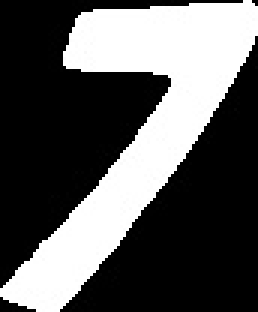
#> input picture attack_utils/character_2.jpg, 86 x 104 px (shown 3 times larger); its folder holds only this picture in this run
$ python -i feature_extractor.py   (imports and definitions only)
#> lines starting #> are read from the running program, lines starting #| are printed output that depends on the picture; after the words box and inside, x2 and y2 are one past the last pixel; in counts of white or black regions, pixels touching at a corner belong together
#> further down, picture is the input picture: shape (104, 86, 3); min 0, max 255, mean 89.5
import cv2
import numpy as np
import os

def feature_extraction(I, num_chars=4):
#> called with num_chars = 4
    I1 = cv2.cvtColor(I, cv2.COLOR_BGR2GRAY)
    I2 = cv2.GaussianBlur(I1, (0, 0), 2)
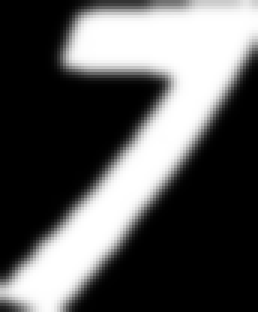
#> I2: shape (104, 86) (shown 3 times larger); min 0, max 255, mean 90.1
    _, I3 = cv2.threshold(I2, 0, 255, cv2.THRESH_BINARY_INV + cv2.THRESH_OTSU)
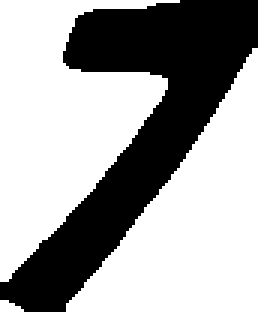
#> I3: shape (104, 86) (shown 3 times larger); 64% white; 1 black region, box (x1, y1, x2, y2) and area: (0, 0, 86, 104) 3221
    # [16 lines of commented-out code are left out]
    I3 = cv2.transpose(I3)
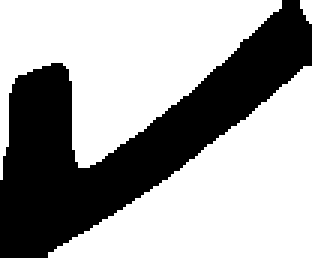
#> I3: shape (86, 104) (shown 3 times larger); 64% white; 1 black region, box (x1, y1, x2, y2) and area: (0, 0, 104, 86) 3221
    # cv2.imshow('Transposed Image', I3)
    # cv2.waitKey(0)
    # cv2.destroyAllWindows()
    characters_raw = []
    indexes_raw = []
    characters_processed = []
    num_labels, labels, stats, centroids = cv2.connectedComponentsWithStats(I3)
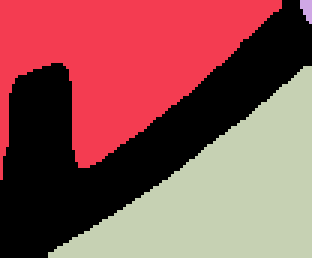
#> labels: shape (86, 104) int32 (shown 3 times larger); 4 distinct labels, from 0 to 3; one colour per label, 0 black
#> num_labels = 4; stats = [[0, 0, 104, 86, 3221], [0, 0, 94, 60, 2953], [100, 0, 4, 8, 23], [16, 22, 88, 64, 2747]]; centroids = [[42.17, 45.77], [39.78, 18.93], [101.9, 2.7], [74.62, 64.34]]
    for label in range(1, np.max(labels) + 1):
        mask = np.uint8(labels == label) * 255
        contours, _ = cv2.findContours(mask, cv2.RETR_EXTERNAL, cv2.CHAIN_APPROX_SIMPLE)
        min_area = 1000
        if cv2.contourArea(contours[0]) < min_area :
            continue
        x, y, w, h = cv2.boundingRect(contours[0])
        character = mask[y:y+h, x:x+w]
        #cv2.imwrite(f'character_{label}.jpg', character)
        indexes_raw.append(label)
        characters_raw.append(character)
#> this loop made 3 passes
#> (x, y, w, h) on passes 1, 3: (0, 0, 94, 60), (16, 22, 88, 64)
#> pass 1, in feature_extraction, `mask = np.uint8(labels == label) * 255`:
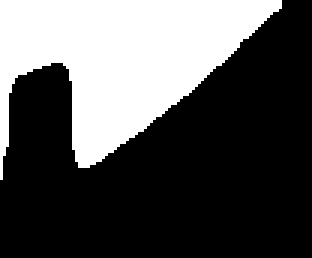
#> mask: shape (86, 104) (shown 3 times larger); 33% white; 1 white region, box (x1, y1, x2, y2) and area: (0, 0, 94, 60) 2953
#> pass 2, in feature_extraction, `mask = np.uint8(labels == label) * 255`:
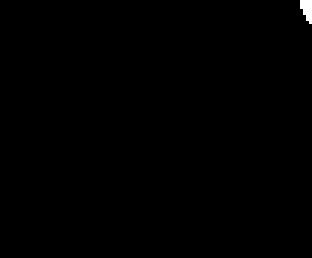
#> mask: shape (86, 104) (shown 3 times larger); 0.26% white; 1 white region, box (x1, y1, x2, y2) and area: (100, 0, 104, 8) 23
#> pass 3, in feature_extraction, `mask = np.uint8(labels == label) * 255`:
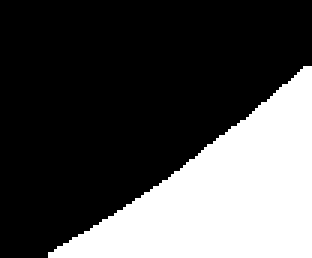
#> mask: shape (86, 104) (shown 3 times larger); 30.7% white; 1 white region, box (x1, y1, x2, y2) and area: (16, 22, 104, 86) 2747
#> after the loop, characters_raw = 2 items; indexes_raw = [1, 3]
    if len(characters_raw) == 1:
        h, w = stats[1][cv2.CC_STAT_HEIGHT], stats[1][cv2.CC_STAT_WIDTH]
        split_height = round(h / num_chars)
        for i in range(4):
            start_line = i * split_height
            end_line = (i + 1) * split_height
            split_region = characters_raw[0][start_line:end_line, :]
            characters_processed.append(split_region)

    elif len(characters_raw) == 2:
        h1, w1 = stats[indexes_raw[0]][cv2.CC_STAT_HEIGHT], stats[indexes_raw[0]][cv2.CC_STAT_WIDTH]
#> h1 = 60; w1 = 94
        h2, w2 = stats[indexes_raw[1]][cv2.CC_STAT_HEIGHT], stats[indexes_raw[1]][cv2.CC_STAT_WIDTH]
#> h2 = 64; w2 = 88

        if abs(h2-h1)<20:  # each image contains two characters
            characters_processed.append(characters_raw[0][round(h1/2), : ])
            characters_processed.append(characters_raw[0][:round(h1/2), : ])
            characters_processed.append(characters_raw[1][round(h2/2), : ])
            characters_processed.append(characters_raw[1][:round(h2/2), : ])
        elif h2 > h1 :  # h2 contains 3
            characters_processed.append(characters_raw[0])
            split_height = round(h2 / 3)
            for i in range(3):
                start_line = i * split_height
                end_line = (i + 1) * split_height
                split_region = characters_raw[1][start_line:end_line, : ]
                characters_processed.append(split_region)
        elif h1 > h2 :  # h2 contains 3
            split_height = round(h1 / 3)
            for i in range(3):
                start_line = i * split_height
                end_line = (i + 1) * split_height
                split_region = characters_raw[0][start_line:end_line, : ]
                characters_processed.append(split_region)
            characters_processed.append(characters_raw[1])

    elif len(characters_raw) == 3 :
        max_index = np.argmax([stats[indexes_raw[j]][cv2.CC_STAT_HEIGHT] for j in range(len(characters_raw))])
        hi, wi = stats[indexes_raw[max_index]][cv2.CC_STAT_HEIGHT], stats[indexes_raw[max_index]][cv2.CC_STAT_WIDTH]
        split_height = round(hi / 2)
        for j in range(2) :
            if j < max_index :
                characters_processed.append(characters_raw[j])
        for i in range(2):
            start_line = i * split_height
            end_line = (i + 1) * split_height
            split_region = characters_raw[max_index][start_line:end_line, : ]
            characters_processed.append(split_region)
        for i in range(1,4) :
            if i > max_index+1 :
                characters_processed.append(characters_raw[i-1])

    elif len(characters_raw) == 4:
        for i in range(4):
            characters_processed.append(characters_raw[i])
    for i,char in enumerate(characters_processed) :
        characters_processed[i] = np.transpose(characters_processed[i])
#> this loop made 4 passes
#> after the loop, characters_processed = 4 items
    return characters_processed

# [69 lines left out: functions shape_feats, feature_extraction_diagrams, test_feature_extractor, read_character, not called in this run]
# [7 lines of commented-out code are left out]

>>> import cv2
>>> picture = cv2.imread('character_2.jpg')
>>> result = feature_extraction(picture)
#> result = 4 items
